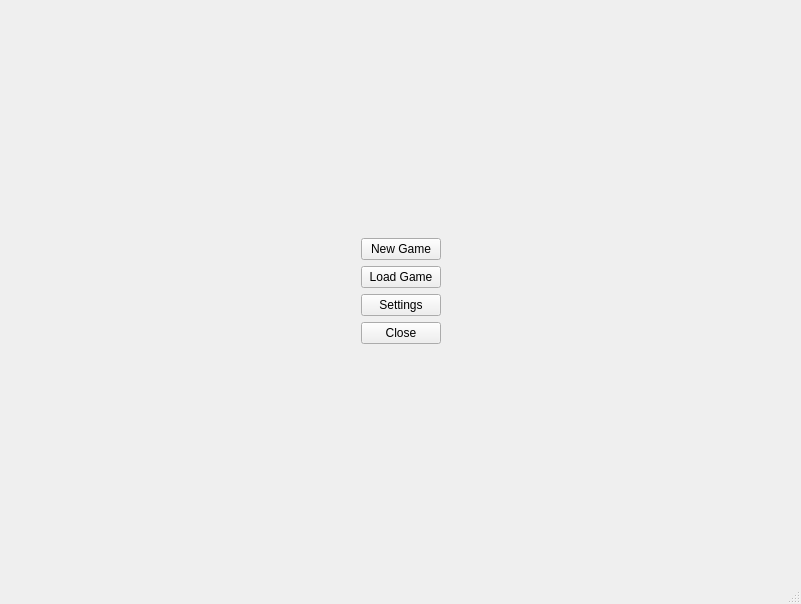
<?xml version="1.0" encoding="UTF-8"?>
<ui version="4.0">
 <class>MainWindow</class>
 <widget class="QMainWindow" name="MainWindow">
  <property name="geometry">
   <rect>
    <x>0</x>
    <y>0</y>
    <width>801</width>
    <height>604</height>
   </rect>
  </property>
  <property name="windowTitle">
   <string>MainWindow</string>
  </property>
  <widget class="QWidget" name="centralwidget">
   <property name="enabled">
    <bool>true</bool>
   </property>
   <property name="sizePolicy">
    <sizepolicy hsizetype="Maximum" vsizetype="Maximum">
     <horstretch>0</horstretch>
     <verstretch>0</verstretch>
    </sizepolicy>
   </property>
   <layout class="QGridLayout" name="gridLayout">
    <property name="leftMargin">
     <number>0</number>
    </property>
    <property name="topMargin">
     <number>0</number>
    </property>
    <property name="rightMargin">
     <number>0</number>
    </property>
    <property name="bottomMargin">
     <number>0</number>
    </property>
    <property name="spacing">
     <number>0</number>
    </property>
    <item row="0" column="0">
     <widget class="QStackedWidget" name="stackedWidget">
      <property name="sizePolicy">
       <sizepolicy hsizetype="Expanding" vsizetype="Expanding">
        <horstretch>0</horstretch>
        <verstretch>0</verstretch>
       </sizepolicy>
      </property>
      <property name="currentIndex">
       <number>0</number>
      </property>
      <widget class="QWidget" name="page_start">
       <layout class="QHBoxLayout" name="horizontalLayout">
        <item>
         <spacer name="horizontalSpacer">
          <property name="orientation">
           <enum>Qt::Horizontal</enum>
          </property>
          <property name="sizeHint" stdset="0">
           <size>
            <width>40</width>
            <height>20</height>
           </size>
          </property>
         </spacer>
        </item>
        <item>
         <layout class="QVBoxLayout" name="verticalLayout_2">
          <item>
           <spacer name="verticalSpacer">
            <property name="orientation">
             <enum>Qt::Vertical</enum>
            </property>
            <property name="sizeHint" stdset="0">
             <size>
              <width>20</width>
              <height>40</height>
             </size>
            </property>
           </spacer>
          </item>
          <item>
           <widget class="QPushButton" name="pushButton_NewGmae">
            <property name="text">
             <string>New Game</string>
            </property>
           </widget>
          </item>
          <item>
           <widget class="QPushButton" name="pushButton_LoadGame">
            <property name="text">
             <string>Load Game</string>
            </property>
           </widget>
          </item>
          <item>
           <widget class="QPushButton" name="pushButton_Settings">
            <property name="text">
             <string>Settings</string>
            </property>
           </widget>
          </item>
          <item>
           <widget class="QPushButton" name="pushButton_Close">
            <property name="text">
             <string>Close</string>
            </property>
           </widget>
          </item>
          <item>
           <spacer name="verticalSpacer_2">
            <property name="orientation">
             <enum>Qt::Vertical</enum>
            </property>
            <property name="sizeHint" stdset="0">
             <size>
              <width>20</width>
              <height>40</height>
             </size>
            </property>
           </spacer>
          </item>
         </layout>
        </item>
        <item>
         <spacer name="horizontalSpacer_2">
          <property name="orientation">
           <enum>Qt::Horizontal</enum>
          </property>
          <property name="sizeHint" stdset="0">
           <size>
            <width>40</width>
            <height>20</height>
           </size>
          </property>
         </spacer>
        </item>
       </layout>
      </widget>
      <widget class="QWidget" name="page_settings">
       <layout class="QHBoxLayout" name="horizontalLayout_2">
        <item>
         <spacer name="horizontalSpacer_3">
          <property name="orientation">
           <enum>Qt::Horizontal</enum>
          </property>
          <property name="sizeHint" stdset="0">
           <size>
            <width>40</width>
            <height>20</height>
           </size>
          </property>
         </spacer>
        </item>
        <item>
         <layout class="QVBoxLayout" name="verticalLayout_3">
          <property name="sizeConstraint">
           <enum>QLayout::SetDefaultConstraint</enum>
          </property>
          <item>
           <spacer name="verticalSpacer_4">
            <property name="orientation">
             <enum>Qt::Vertical</enum>
            </property>
            <property name="sizeHint" stdset="0">
             <size>
              <width>20</width>
              <height>40</height>
             </size>
            </property>
           </spacer>
          </item>
          <item>
           <widget class="QPushButton" name="pushButton_Sound">
            <property name="acceptDrops">
             <bool>false</bool>
            </property>
            <property name="toolTipDuration">
             <number>-1</number>
            </property>
            <property name="text">
             <string>Sound</string>
            </property>
           </widget>
          </item>
          <item>
           <widget class="QPushButton" name="pushButton_Graphic">
            <property name="acceptDrops">
             <bool>false</bool>
            </property>
            <property name="toolTipDuration">
             <number>-1</number>
            </property>
            <property name="text">
             <string>Graphic</string>
            </property>
           </widget>
          </item>
          <item>
           <widget class="QPushButton" name="pushButton_Binds">
            <property name="acceptDrops">
             <bool>false</bool>
            </property>
            <property name="toolTipDuration">
             <number>1</number>
            </property>
            <property name="text">
             <string>Binds</string>
            </property>
           </widget>
          </item>
          <item>
           <widget class="QPushButton" name="pushButton_Back">
            <property name="acceptDrops">
             <bool>false</bool>
            </property>
            <property name="toolTipDuration">
             <number>-1</number>
            </property>
            <property name="text">
             <string>Back</string>
            </property>
           </widget>
          </item>
          <item>
           <spacer name="verticalSpacer_3">
            <property name="orientation">
             <enum>Qt::Vertical</enum>
            </property>
            <property name="sizeHint" stdset="0">
             <size>
              <width>20</width>
              <height>40</height>
             </size>
            </property>
           </spacer>
          </item>
         </layout>
        </item>
        <item>
         <spacer name="horizontalSpacer_4">
          <property name="orientation">
           <enum>Qt::Horizontal</enum>
          </property>
          <property name="sizeHint" stdset="0">
           <size>
            <width>40</width>
            <height>20</height>
           </size>
          </property>
         </spacer>
        </item>
       </layout>
      </widget>
      <widget class="QWidget" name="page_game"/>
     </widget>
    </item>
   </layout>
  </widget>
  <widget class="QStatusBar" name="statusbar">
   <property name="enabled">
    <bool>true</bool>
   </property>
   <property name="sizeGripEnabled">
    <bool>true</bool>
   </property>
  </widget>
 </widget>
 <resources/>
 <connections/>
</ui>
